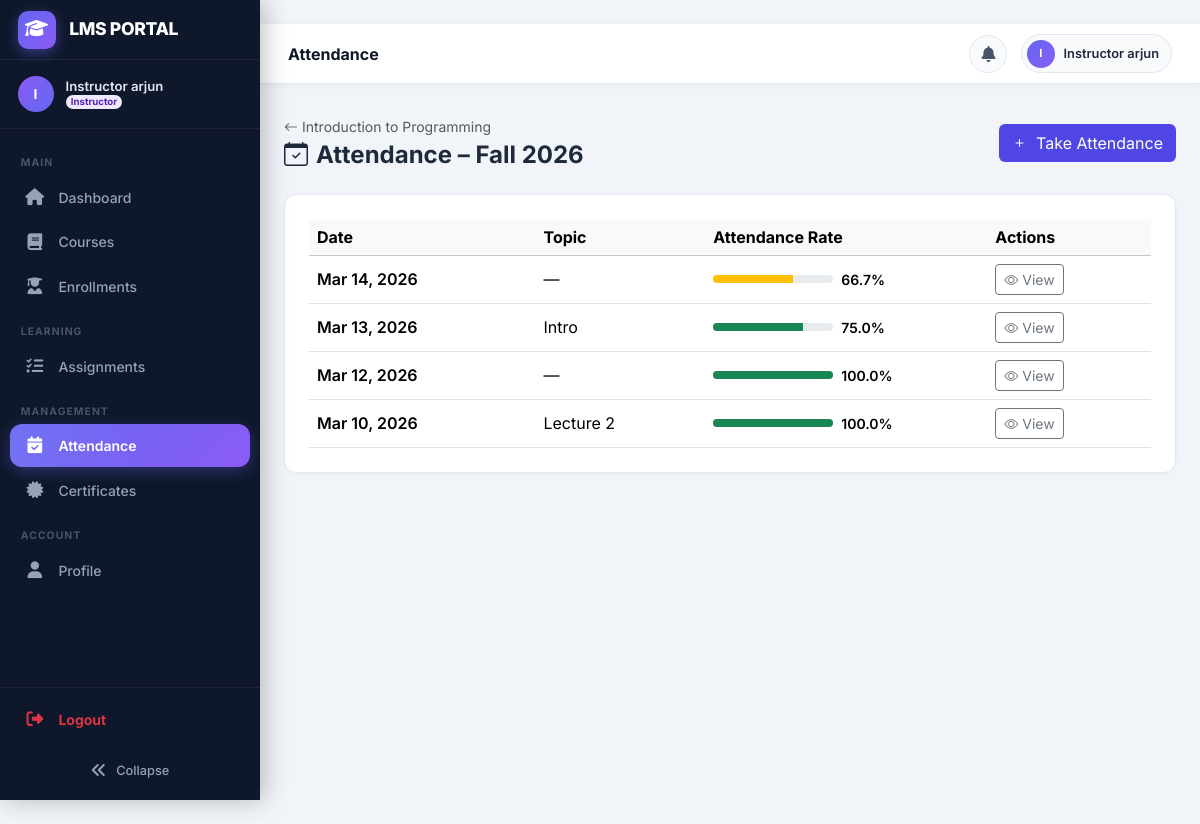
Screenshot of /attendance/batch/1/ (signed in) with the database file from the repository.
### users/models.py (models this page shows, shortened)
class CustomUser(AbstractUser):
    class Role(models.TextChoices):
        ADMIN = 'admin', 'Admin'
        INSTRUCTOR = 'instructor', 'Instructor'
        STUDENT = 'student', 'Student'
    role = models.CharField(
        max_length=20,
        choices=Role.choices,
        default=Role.STUDENT,
    )
    phone = models.CharField(max_length=20, blank=True)
    profile_picture = models.ImageField(
        upload_to='profile_pictures/', blank=True, null=True
    )
    bio = models.TextField(blank=True)
    date_of_birth = models.DateField(null=True, blank=True)
    otp = models.CharField(max_length=6, blank=True, null=True)
    otp_expiry = models.DateTimeField(null=True, blank=True)
    class Meta:
        verbose_name = 'User'
        verbose_name_plural = 'Users'
    @property
    def is_admin_role(self):
        return self.role == self.Role.ADMIN
    @property
    def is_student(self):
        return self.role == self.Role.STUDENT

### courses/models.py (models this page shows, shortened)
class Batch(models.Model):
    course = models.ForeignKey(Course, on_delete=models.CASCADE, related_name='batches')
    name = models.CharField(max_length=100)          # e.g. "Batch A", "Jan 2025"
    start_date = models.DateField()
    end_date = models.DateField()
    max_students = models.PositiveIntegerField(default=30)
    created_at = models.DateTimeField(auto_now_add=True)
    class Meta:
        ordering = ['-start_date']
        verbose_name_plural = 'Batches'
    def __str__(self):
        return f"{self.course.code} – {self.name}"

class Course(models.Model):
    class Status(models.TextChoices):
        ACTIVE = 'active', 'Active'
        INACTIVE = 'inactive', 'Inactive'
        ARCHIVED = 'archived', 'Archived'
    title = models.CharField(max_length=200)
    code = models.CharField(max_length=20, unique=True)
    description = models.TextField(blank=True)
    instructor = models.ForeignKey(
        settings.AUTH_USER_MODEL,
        on_delete=models.SET_NULL,
        null=True,
        related_name='courses_teaching',
        limit_choices_to={'role__in': ['instructor', 'admin']},
    )
    status = models.CharField(max_length=20, choices=Status.choices, default=Status.ACTIVE)
    thumbnail = models.ImageField(upload_to='course_thumbnails/', blank=True, null=True)
    credits = models.PositiveSmallIntegerField(default=3)
    price = models.DecimalField(max_digits=10, decimal_places=2, default=0.00)
    auto_revision_enabled = models.BooleanField(default=True)
    created_at = models.DateTimeField(auto_now_add=True)
    updated_at = models.DateTimeField(auto_now=True)
    class Meta:
        ordering = ['-created_at']

### attendance/models.py (models this page shows, shortened)
class AttendanceSession(models.Model):
    batch = models.ForeignKey(Batch, on_delete=models.CASCADE, related_name='sessions')
    date = models.DateField()
    topic = models.CharField(max_length=200, blank=True)
    created_by = models.ForeignKey(
        settings.AUTH_USER_MODEL, on_delete=models.SET_NULL, null=True,
        related_name='attendance_sessions',
    )
    class Meta:
        unique_together = ('batch', 'date')
        ordering = ['-date']

### attendance/views.py (the view)
# urls.py: path('batch/<int:batch_pk>/', views.session_list, name='sessions'),
@login_required
def session_list(request, batch_pk):
    batch = get_object_or_404(Batch, pk=batch_pk)
    sessions = batch.sessions.annotate(
        total_records=Count('records'),
        present_records=Count(Case(When(records__status='present', then=1))),
    ).order_by('-date')
    for s in sessions:
        s.rate_val = round((s.present_records / s.total_records * 100), 1) if s.total_records else 0
    return render(request, 'attendance/session_list.html', {
        'batch': batch, 'sessions': sessions
    })

### templates/attendance/session_list.html (shortened to what this page needs)
﻿{% extends 'base.html' %}
{% block content %}
<div class="d-flex justify-content-between align-items-center mb-4">
  <div>
    <a href="{% url 'courses:detail' batch.course.pk %}" class="text-muted small text-decoration-none">
      <i class="bi bi-arrow-left me-1"></i>{{ batch.course.title }}
    </a>
    <h4 class="fw-bold mb-0 mt-1"><i class="bi bi-calendar-check me-2"></i>Attendance &ndash; {{ batch.name }}</h4>
  </div>
  {% if user == batch.course.instructor or user.is_admin_role or user.is_superuser %}
  <a href="{% url 'attendance:take' batch.pk %}" class="btn" style="background:#4f46e5;color:#fff;">
    <i class="bi bi-plus me-1"></i> Take Attendance
  </a>
  {% endif %}
</div>
<div class="page-card">
  <div class="table-responsive">
    <table class="table table-hover align-middle mb-0">
      <thead class="table-light"><tr>
        <th>Date</th><th>Topic</th><th>Attendance Rate</th><th>Actions</th>
      </tr></thead>
      <tbody>
        {% for session in sessions %}
        <tr>
          <td class="fw-semibold">{{ session.date|date:"M d, Y" }}</td>
          <td>{{ session.topic|default:"&mdash;" }}</td>
          <td>
            <div class="d-flex align-items-center gap-2">
              <div class="progress flex-grow-1" style="height:8px;max-width:120px;">
                <div class="progress-bar {% if session.rate_val >= 75 %}bg-success{% elif session.rate_val >= 50 %}bg-warning{% else %}bg-danger{% endif %}"
                     style="width:{{ session.rate_val }}%"></div>
              </div>
              <span class="small fw-semibold">{{ session.rate_val }}%</span>
            </div>
          </td>
          <td>
            <a href="{% url 'attendance:report' batch.pk %}?session={{ session.pk }}"
               class="btn btn-sm btn-outline-secondary">
              <i class="bi bi-eye"></i> View
            </a>
          </td>
        </tr>
        {% empty %}
        <tr><td colspan="4" class="text-center text-muted py-4">No attendance sessions recorded yet.</td></tr>
        {% endfor %}
      </tbody>
    </table>
  </div>
</div>
{% endblock %}

### templates/base.html (shortened to what this page needs)
<!DOCTYPE html>
<html lang="en">
<head>
  <link href="https://cdn.jsdelivr.net/npm/bootstrap@5.3.2/dist/css/bootstrap.min.css" rel="stylesheet" />
  <link href="https://cdn.jsdelivr.net/npm/bootstrap-icons@1.11.3/font/bootstrap-icons.css" rel="stylesheet" />
  <link rel="stylesheet" href="https://cdnjs.cloudflare.com/ajax/libs/font-awesome/6.5.0/css/all.min.css">
</head>
<body>
  {% if user.is_authenticated %}
  <nav class="sidebar" id="sidebar" role="navigation" aria-label="Main navigation">
    <a href="{% url 'users:dashboard' %}" class="sidebar-brand" tabindex="0">
      <div class="sidebar-brand-icon">
        <i class="fas fa-graduation-cap"></i>
      </div>
      <span class="sidebar-brand-text">LMS PORTAL</span>
    </a>
    <div class="sidebar-user">
      <div class="sidebar-user-avatar">
        {{ user.first_name|first|upper|default:user.username|first|upper }}
      </div>
      <div class="sidebar-user-info">
        <div class="sidebar-user-name">{{ user.get_full_name|default:user.username }}</div>
        <div class="sidebar-user-role">
          <span class="badge badge-role-{{ user.role }} rounded-pill" style="font-size:.6rem;padding:.2em .55em;">
            {{ user.get_role_display }}
          </span>
        </div>
      </div>
    </div>
    <div class="sidebar-content">
      <ul style="list-style:none;padding:0;margin:0;">
        <li class="sidebar-section">Main</li>
        <li class="sidebar-item">
          <a href="{% url 'users:dashboard' %}"
            class="sidebar-link {% if request.resolver_match.url_name == 'dashboard' %}sidebar-active{% endif %}"
            data-tooltip="Dashboard">
            <i class="fas fa-home sidebar-icon"></i>
            <span class="sidebar-label">Dashboard</span>
          </a>
        </li>
        <li class="sidebar-item">
          <a href="{% url 'courses:list' %}"
            class="sidebar-link {% if 'courses' in request.path and 'assignments' not in request.path %}sidebar-active{% endif %}"
            data-tooltip="Courses">
            <i class="fas fa-book sidebar-icon"></i>
            <span class="sidebar-label">Courses</span>
          </a>
        </li>
        <li class="sidebar-item">
          <a href="{% url 'enrollments:list' %}"
            class="sidebar-link {% if 'enrollments' in request.path %}sidebar-active{% endif %}"
            data-tooltip="Enrollments">
            <i class="fas fa-user-graduate sidebar-icon"></i>
            <span class="sidebar-label">Enrollments</span>
          </a>
        </li>
        <li class="sidebar-section">Learning</li>
        {% if user.role == 'instructor' or user.is_admin_role or user.is_superuser %}
        <li class="sidebar-item">
          <a href="{% url 'assignments:instructor_dashboard' %}"
            class="sidebar-link {% if 'assignments' in request.path %}sidebar-active{% endif %}"
            data-tooltip="Assignments">
            <i class="fas fa-tasks sidebar-icon"></i>
            <span class="sidebar-label">Assignments</span>
          </a>
        </li>
        {% endif %}
        {% if not user.is_student %}
        <li class="sidebar-section">Management</li>
        <li class="sidebar-item">
          <a href="{% url 'attendance:manage' %}"
            class="sidebar-link {% if 'attendance' in request.path %}sidebar-active{% endif %}"
            data-tooltip="Attendance">
            <i class="fas fa-calendar-check sidebar-icon"></i>
            <span class="sidebar-label">Attendance</span>
          </a>
        </li>
        <li class="sidebar-item">
          <a href="{% url 'certificates:list' %}"
            class="sidebar-link {% if 'certificates' in request.path %}sidebar-active{% endif %}"
            data-tooltip="Certificates">
            <i class="fas fa-certificate sidebar-icon"></i>
            <span class="sidebar-label">Certificates</span>
          </a>
        </li>
        {% endif %}
        <li class="sidebar-section">Account</li>
        <li class="sidebar-item">
          <a href="{% url 'users:profile' %}"
            class="sidebar-link {% if request.resolver_match.url_name == 'profile' %}sidebar-active{% endif %}"
            data-tooltip="Profile">
            <i class="fas fa-user sidebar-icon"></i>
            <span class="sidebar-label">Profile</span>
          </a>
        </li>
      </ul>
    </div>
    <div class="sidebar-footer">
      {% if request.user.is_authenticated %}
      <ul style="list-style:none;padding:0;margin:0 0 10px 0;">
        <li class="sidebar-item" style="padding:0;">
          <a href="{% url 'users:logout' %}" class="sidebar-link logout-link text-danger" data-tooltip="Logout">
            <i class="fas fa-sign-out-alt sidebar-icon text-danger"></i>
            <span class="sidebar-label fw-bold">Logout</span>
          </a>
        </li>
      </ul>
      {% endif %}
      <button id="sidebarCollapseBtn" title="Toggle sidebar">
        <i class="fas fa-angle-double-left"></i>
        <span class="sidebar-collapse-label">Collapse</span>
      </button>
    </div>
  </nav>
  <div id="main">
    <header id="topbar">
      <div class="topbar-left">
        <span class="topbar-title d-none d-md-block" id="topbarTitle"></span>
      </div>
      <div class="topbar-right">
        <div class="dropdown" id="notificationDropdown">
          <button class="notif-btn" type="button" data-bs-toggle="dropdown" aria-expanded="false"
            aria-label="Notifications">
            <i class="fas fa-bell"></i>
          </button>
        </div>
        <a href="{% url 'users:profile' %}" class="user-chip" title="My Profile">
          <div class="user-chip-avatar">
            {{ user.first_name|first|upper|default:user.username|first|upper }}
          </div>
          <span class="user-chip-name d-none d-sm-block">{{ user.get_full_name|default:user.username }}</span>
        </a>
      </div>
    </header>
    <div class="container-fluid px-4 pt-3">
    </div>
    <div class="container-fluid px-4 py-3 flex-grow-1">
      {% endif %}
      {% block content %}{% endblock %}
      {% if user.is_authenticated %}
    </div>
  </div>
  {% else %}
    {% if not no_container %}</div>{% endif %}
  {% endif %}
</body>
</html>

### rows the page displays
CustomUser: first_name|first "I", get_full_name "Instructor arjun", role "Instructor"
Batch: course "Introduction to Programming", name "Fall 2026"
AttendanceSession: date "Mar 14, 2026", topic "—", rate_val "66.7"
AttendanceSession: date "Mar 13, 2026", topic "Intro", rate_val "75.0"
AttendanceSession: date "Mar 12, 2026", topic "—", rate_val "100.0"
AttendanceSession: date "Mar 10, 2026", topic "Lecture 2", rate_val "100.0"
